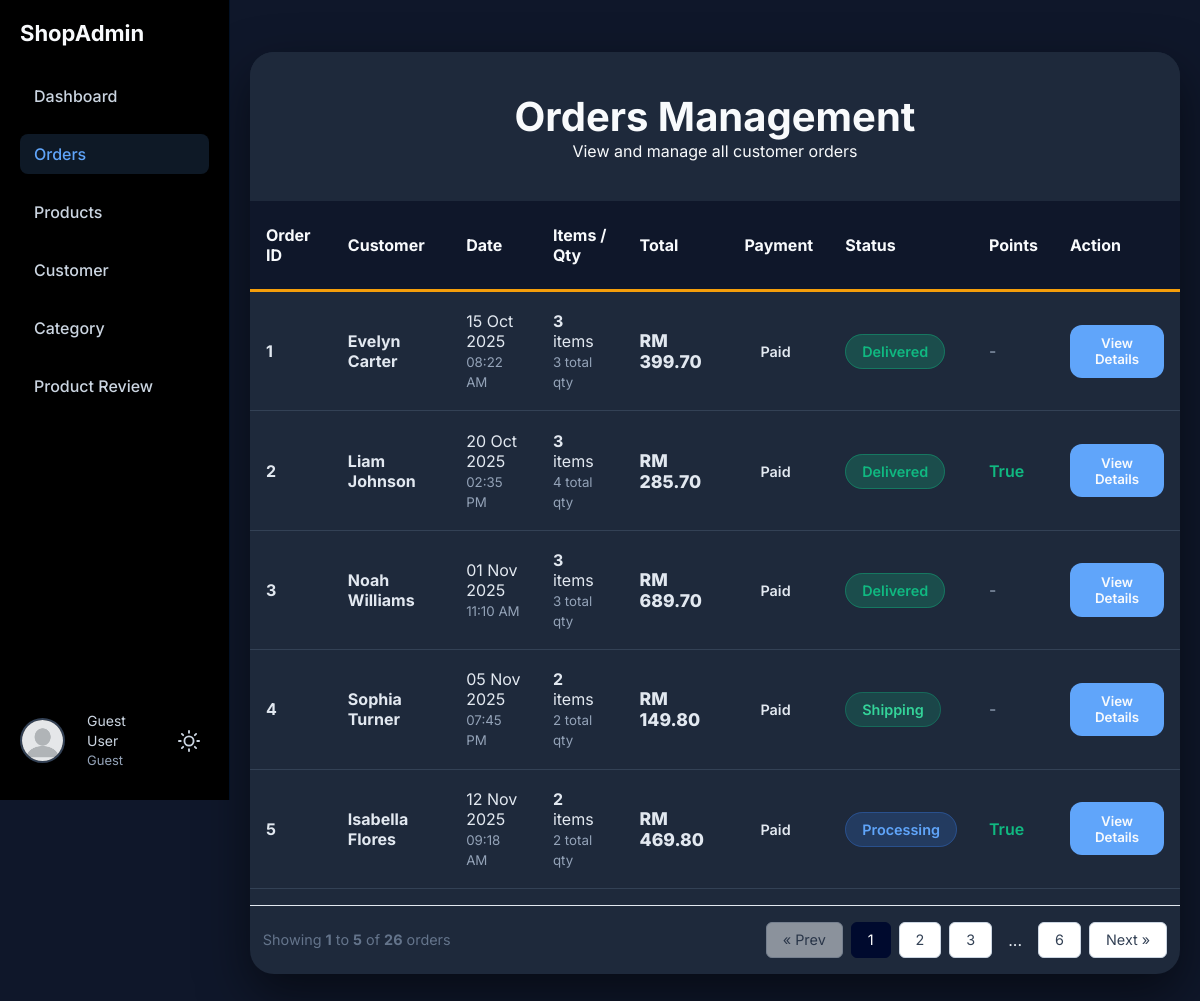
The page /pages/admin/admin-order.php on the database as committed earlier.
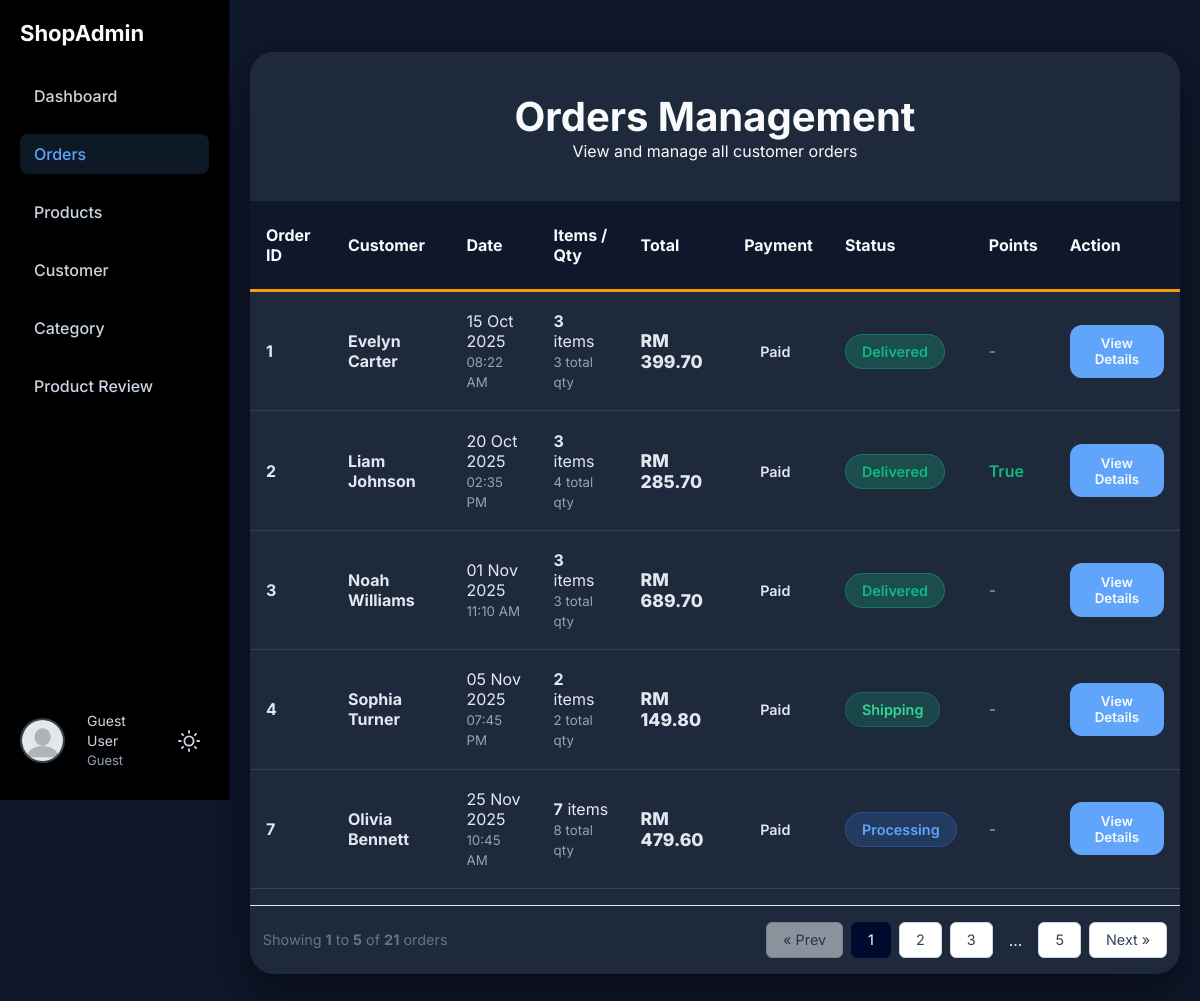
The same page on the database as committed later.
### tables this page shows
CREATE TABLE `orders` (
  `order_id` int(11) NOT NULL,
  `user_id` varchar(12) DEFAULT NULL,
  `order_at` timestamp NOT NULL DEFAULT current_timestamp(),
  `deliver_at` date DEFAULT NULL,
  `payment_status` enum('Pending','Paid','Failed','Refunded','Redeemed') NOT NULL,
  `status` enum('Pending','Processing','Shipping','Delivered','Cancelled') NOT NULL,
  `total_price` decimal(10,2) NOT NULL,
  `utilize_point` tinyint(1) NOT NULL DEFAULT 0,
  `address_id` int(11) NOT NULL
);

CREATE TABLE `users` (
  `user_id` varchar(12) NOT NULL,
  `user_name` varchar(50) NOT NULL,
  `user_role` enum('Member','Admin') NOT NULL DEFAULT 'Member',
  `email` varchar(50) NOT NULL,
  `hash_password` varchar(255) NOT NULL,
  `account_status` enum('Unblock','Blocked','Unverify') NOT NULL DEFAULT 'Unblock'
);

### DAO/order-dao.php (called while the page is built, shortened)
<?php
function getAllOrdersAdmin()
{
    global $_db;
    try {
        $sql = "SELECT
                    o.order_id,
                    o.order_at,
                    u.user_name,
                    u.email,
                    o.total_price,
                    o.payment_status,
                    o.status,
                    o.utilize_point,
                    COUNT(DISTINCT oi.product_id) AS total_items,
                    SUM(oi.qty) AS total_quantity
                FROM orders o
                INNER JOIN users u ON o.user_id = u.user_id
                LEFT JOIN orderitem oi ON o.order_id = oi.order_id
                GROUP BY o.order_id
                ORDER BY o.order_at ASC";
        $stmt = $_db->prepare($sql);
        $stmt->execute();
        return $stmt->fetchAll(PDO::FETCH_OBJ);
    } catch (PDOException $e) {
        error_log("Get All Orders Admin Error: " . $e->getMessage());
        return [];
    }
}

### controller/order-controller.php (called while the page is built, shortened)
<?php
require_once  __DIR__ . '/../_base.php';
require __DIR__ . '/../DAO/order-dao.php';
function getOrderHistoryAdmin()
{
    return getAllOrdersAdmin();
}

### pages/admin/admin-order.php (the view, shortened to what the changed rows need)
<?php
require '../../controller/order-controller.php';
include 'adminHeader.php';
$all_orders = getOrderHistoryAdmin();
$limit = 5;
$page = isset($_GET['page']) ? (int)$_GET['page'] : 1;
$total_records = count($all_orders);
$total_pages = ceil($total_records / $limit);
$offset = ($page - 1) * $limit;
$orders = array_slice($all_orders, $offset, $limit);
?>
<link rel="stylesheet" href="../../css/admin-order.css">
<link rel="stylesheet" href="../../css/msg.css">
<div class="admin-container">
    <div class="admin-header">
        <h1>Orders Management</h1>
    </div>
    <table class="orders-table">
        <thead>
            <tr>
                <th>Order ID</th>
                <th>Customer</th>
                <th>Date</th>
                <th>Items / Qty</th>
                <th>Total</th>
                <th>Payment</th>
                <th>Status</th>
                <th>Points</th>
                <th>Action</th>
            </tr>
        </thead>
        <tbody>
            <?php if (is_array($orders) && !empty($orders)): ?>
                <?php foreach ($orders as $order): ?>
                    <?php if (is_object($order) && isset($order->order_id)): ?>
                        <tr>
                            <td data-label="Order ID"><strong><?= $order->order_id ?></strong></td>
                            <td data-label="Customer">
                                <a style="text-decoration:none; color:var(--color-text-primary);" href="../admin/admin-order-detail.php?id=<?= $order->order_id ?>">
                                    <div><strong><?= htmlspecialchars($order->user_name ?? 'Unknown') ?></strong></div>
                                </a>
                            </td>
                            <td data-label="Date">
                                <?= isset($order->order_at) ? date('d M Y', strtotime($order->order_at)) : 'N/A' ?><br>
                                <small style="color:#94a3b8;">
                                    <?= isset($order->order_at) ? date('h:i A', strtotime($order->order_at)) : '' ?>
                                </small>
                            </td>
                            <td data-label="Items / Qty">
                                <strong><?= $order->total_items ?? 0 ?></strong> item<?= ($order->total_items ?? 0) > 1 ? 's' : '' ?><br>
                                <small style="color:#94a3b8;"><?= $order->total_quantity ?? 0 ?> total qty</small>
                            </td>
                            <td data-label="Total" class="total-price">
                                RM <?= number_format($order->total_price ?? 0, 2) ?>
                            </td>
                            <td data-label="Payment">
                                <span class="status <?= strtolower($order->payment_status ?? 'unknown') ?>">
                                    <?= ucfirst($order->payment_status ?? 'Unknown') ?>
                                </span>
                            </td>
                            <td data-label="Status">
                                <span class="status <?= strtolower($order->status ?? 'unknown') ?>">
                                    <?= ucfirst($order->status ?? 'Unknown') ?>
                                </span>
                            </td>
                            <td data-label="Points">
                                <?php if (isset($order->utilize_point) && $order->utilize_point): ?>
                                    <span style="color: #10b981; font-weight: 600;">True</span>
                                <?php else: ?>
                                    <span style="color: #94a3b8;">-</span>
                                <?php endif; ?>
                            </td>
                            <td data-label="Action">
                                <button class="btn-small btn-view" onclick="viewOrderDetails(<?= $order->order_id ?? 0 ?>)">
                                    View Details
                                </button>
                            </td>
                        </tr>
                    <?php endif; ?>
                <?php endforeach; ?>
            <?php endif; ?>
        </tbody>
    </table>
    <?php if ($total_pages > 1): ?>
        <div class="pagination-container">
            <div class="pagination-info">
                Showing <strong><?= $offset + 1 ?></strong> to <strong><?= min($offset + $limit, $total_records) ?></strong> of <strong><?= $total_records ?></strong> orders
            </div>
            <div class="pagination-controls">
                <a href="?page=<?= $page - 1 ?>" class="page-btn <?= ($page <= 1) ? 'disabled' : '' ?>">
                    &laquo; Prev
                </a>
                <?php
                $start = max(1, $page - 2);
                $end = min($total_pages, $page + 2);
                for ($i = $start; $i <= $end; $i++): ?>
                    <a href="?page=<?= $i ?>" class="page-btn <?= ($i == $page) ? 'active' : '' ?>">
                        <?= $i ?>
                    </a>
                <?php endfor;
                if ($end < $total_pages) {
                    if ($end < $total_pages - 1) echo '<span style="padding:0.5rem">...</span>';
                    echo '<a href="?page=' . $total_pages . '" class="page-btn">' . $total_pages . '</a>';
                }
                ?>
                <a href="?page=<?= $page + 1 ?>" class="page-btn <?= ($page >= $total_pages) ? 'disabled' : '' ?>">
                    Next &raquo;
                </a>
            </div>
        </div>
    <?php endif; ?>
</div>
<?php include 'adminFooter.php'; ?>

Rows that differ between the two databases and show on the page:
no longer on this page (row edited): orders: order_id "5", user.user_name "Isabella Flores", order_at "12 Nov 2025", order_at "09:18 AM", total_items "2", total_quantity "2", total_price "469.80", payment_status "Paid", status "Processing", utilize_point "True"
now on this page (row unchanged): orders: order_id "7", user.user_name "Olivia Bennett", order_at "25 Nov 2025", order_at "10:45 AM", total_items "7", total_quantity "8", total_price "479.60", payment_status "Paid", status "Processing"
Other text that changed with them:
$total_records: "26" → "21"
$total_pages: "6" → "5"
